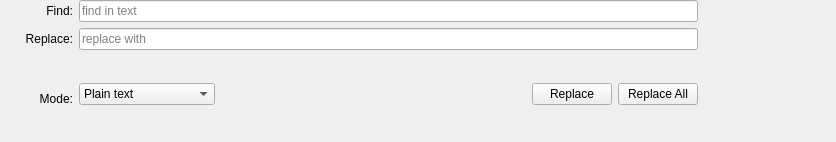
<?xml version="1.0" encoding="UTF-8"?>
<ui version="4.0">
 <class>TextEditSearchWidget</class>
 <widget class="QWidget" name="TextEditSearchWidget">
  <property name="geometry">
   <rect>
    <x>0</x>
    <y>0</y>
    <width>836</width>
    <height>142</height>
   </rect>
  </property>
  <property name="autoFillBackground">
   <bool>true</bool>
  </property>
  <layout class="QGridLayout" name="gridLayout">
   <property name="leftMargin">
    <number>0</number>
   </property>
   <property name="topMargin">
    <number>0</number>
   </property>
   <property name="rightMargin">
    <number>0</number>
   </property>
   <property name="bottomMargin">
    <number>0</number>
   </property>
   <item row="0" column="6">
    <widget class="QPushButton" name="replaceToggleButton">
     <property name="toolTip">
      <string>replace text</string>
     </property>
     <property name="text">
      <string/>
     </property>
     <property name="icon">
      <iconset theme="edit-find-replace" resource="resources.qrc">
       <normaloff>:/markdown-textedit/edit-find-replace</normaloff>:/markdown-textedit/edit-find-replace</iconset>
     </property>
     <property name="checkable">
      <bool>true</bool>
     </property>
     <property name="flat">
      <bool>true</bool>
     </property>
    </widget>
   </item>
   <item row="0" column="1">
    <widget class="QLabel" name="searchLabel">
     <property name="text">
      <string>Find:</string>
     </property>
     <property name="alignment">
      <set>Qt::AlignRight|Qt::AlignTrailing|Qt::AlignVCenter</set>
     </property>
    </widget>
   </item>
   <item row="0" column="0">
    <widget class="QPushButton" name="closeButton">
     <property name="toolTip">
      <string>close search</string>
     </property>
     <property name="text">
      <string/>
     </property>
     <property name="icon">
      <iconset theme="window-close" resource="resources.qrc">
       <normaloff>:/markdown-textedit/window-close</normaloff>:/markdown-textedit/window-close</iconset>
     </property>
     <property name="flat">
      <bool>true</bool>
     </property>
    </widget>
   </item>
   <item row="0" column="3">
    <widget class="QLineEdit" name="searchLineEdit">
     <property name="placeholderText">
      <string>find in text</string>
     </property>
    </widget>
   </item>
   <item row="0" column="4">
    <widget class="QPushButton" name="searchDownButton">
     <property name="toolTip">
      <string>search forward</string>
     </property>
     <property name="text">
      <string/>
     </property>
     <property name="icon">
      <iconset theme="go-bottom" resource="resources.qrc">
       <normaloff>:/markdown-textedit/go-bottom</normaloff>:/markdown-textedit/go-bottom</iconset>
     </property>
     <property name="flat">
      <bool>true</bool>
     </property>
    </widget>
   </item>
   <item row="0" column="5">
    <widget class="QPushButton" name="searchUpButton">
     <property name="toolTip">
      <string>search backward</string>
     </property>
     <property name="text">
      <string/>
     </property>
     <property name="icon">
      <iconset theme="go-top" resource="resources.qrc">
       <normaloff>:/markdown-textedit/go-top</normaloff>:/markdown-textedit/go-top</iconset>
     </property>
     <property name="flat">
      <bool>true</bool>
     </property>
    </widget>
   </item>
   <item row="1" column="3">
    <widget class="QLineEdit" name="replaceLineEdit">
     <property name="placeholderText">
      <string>replace with</string>
     </property>
    </widget>
   </item>
   <item row="1" column="0" colspan="2">
    <widget class="QLabel" name="replaceLabel">
     <property name="text">
      <string>Replace:</string>
     </property>
     <property name="alignment">
      <set>Qt::AlignRight|Qt::AlignTrailing|Qt::AlignVCenter</set>
     </property>
    </widget>
   </item>
   <item row="2" column="3">
    <widget class="QFrame" name="buttonFrame">
     <property name="frameShape">
      <enum>QFrame::NoFrame</enum>
     </property>
     <layout class="QHBoxLayout" name="horizontalLayout">
      <property name="leftMargin">
       <number>0</number>
      </property>
      <property name="topMargin">
       <number>0</number>
      </property>
      <property name="rightMargin">
       <number>0</number>
      </property>
      <property name="bottomMargin">
       <number>9</number>
      </property>
      <item>
       <widget class="QComboBox" name="modeComboBox">
        <item>
         <property name="text">
          <string>Plain text</string>
         </property>
        </item>
        <item>
         <property name="text">
          <string>Whole words</string>
         </property>
        </item>
        <item>
         <property name="text">
          <string>Regular expression</string>
         </property>
        </item>
       </widget>
      </item>
      <item>
       <spacer name="horizontalSpacer">
        <property name="orientation">
         <enum>Qt::Horizontal</enum>
        </property>
        <property name="sizeHint" stdset="0">
         <size>
          <width>40</width>
          <height>20</height>
         </size>
        </property>
       </spacer>
      </item>
      <item>
       <widget class="QPushButton" name="replaceButton">
        <property name="text">
         <string>Replace</string>
        </property>
        <property name="flat">
         <bool>false</bool>
        </property>
       </widget>
      </item>
      <item>
       <widget class="QPushButton" name="replaceAllButton">
        <property name="text">
         <string>Replace All</string>
        </property>
        <property name="flat">
         <bool>false</bool>
        </property>
       </widget>
      </item>
     </layout>
    </widget>
   </item>
   <item row="2" column="0" colspan="2">
    <widget class="QLabel" name="modeLabel">
     <property name="text">
      <string>Mode:</string>
     </property>
     <property name="alignment">
      <set>Qt::AlignRight|Qt::AlignTrailing|Qt::AlignVCenter</set>
     </property>
    </widget>
   </item>
   <item row="1" column="4">
    <widget class="QPushButton" name="matchCaseSensitiveButton">
     <property name="toolTip">
      <string>Match case sensitive</string>
     </property>
     <property name="text">
      <string/>
     </property>
     <property name="icon">
      <iconset theme="case-sensitive" resource="resources.qrc">
       <normaloff>:/markdown-textedit/case_sensitive</normaloff>:/markdown-textedit/case_sensitive</iconset>
     </property>
     <property name="checkable">
      <bool>true</bool>
     </property>
     <property name="flat">
      <bool>true</bool>
     </property>
    </widget>
   </item>
  </layout>
 </widget>
 <tabstops>
  <tabstop>searchLineEdit</tabstop>
  <tabstop>replaceLineEdit</tabstop>
  <tabstop>replaceButton</tabstop>
  <tabstop>replaceAllButton</tabstop>
  <tabstop>searchDownButton</tabstop>
  <tabstop>searchUpButton</tabstop>
  <tabstop>replaceToggleButton</tabstop>
  <tabstop>closeButton</tabstop>
 </tabstops>
 <resources>
  <include location="resources.qrc"/>
 </resources>
 <connections/>
</ui>
